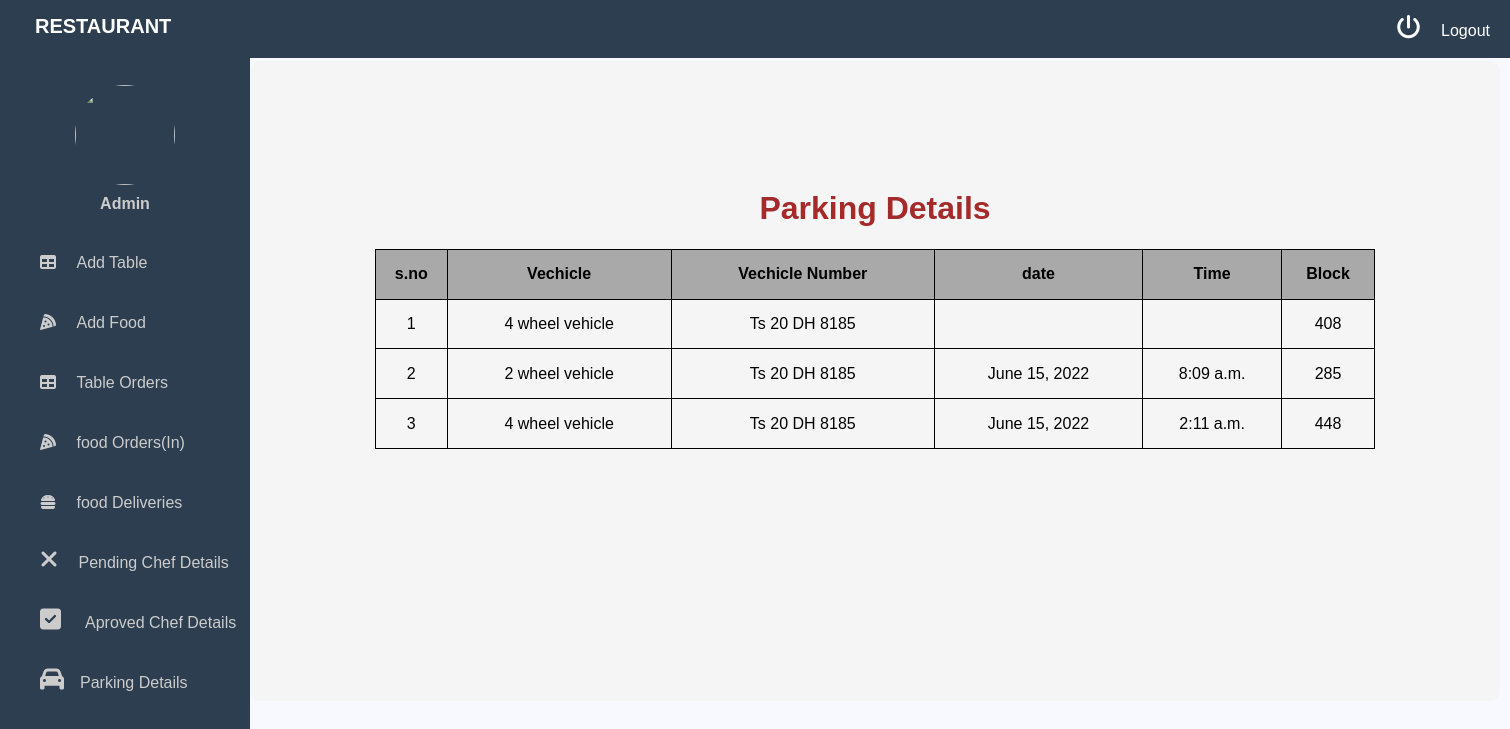
The page /admin-parking-details/ (signed in) on the database its author committed.
### customer/models.py (models this page shows, shortened)
class FoodOrder(models.Model):
    customer=models.ForeignKey(Customer,on_delete=models.CASCADE,null=True)
    food=models.ForeignKey(ReserveFood,on_delete=models.CASCADE,null=True)
    table=models.ForeignKey(TableOrder,on_delete=models.CASCADE,null=True,blank=True)
    checked=models.BooleanField(blank=True,null=True)
    food_quantity=models.IntegerField(choices=quantity,null=True,blank=True)
    total_price=models.IntegerField(null=True,blank=True)
    parking=models.ForeignKey(Parking,on_delete=models.CASCADE,null=True,blank=True)
    address1=models.CharField(max_length=400,blank=True)
    address2=models.CharField(max_length=400,blank=True)
    city=models.CharField(max_length=400,blank=True)
    state=models.CharField(max_length=200,blank=True)
    pincode=models.PositiveIntegerField(null=True,blank=True)

class Parking(models.Model):
    customer=models.ForeignKey(Customer,on_delete=models.CASCADE)
    vehicle_type=models.CharField(max_length=100)
    vehicle_number=models.CharField(max_length=100)
    block=models.PositiveIntegerField(null=True)
    price=models.PositiveIntegerField(null=True)

class TableOrder(models.Model):
    table=models.ForeignKey(ReserveTable,on_delete=models.CASCADE,null=True)
    customer=models.ForeignKey(Customer,on_delete=models.CASCADE,null=True)
    seater=models.IntegerField(choices=seater_choices,null=True)
    date=models.DateField(null=True)
    pre_time=models.TimeField(null=True)
    time=models.TimeField(null=True)
    out_time=models.TimeField(null=True)

### core/views.py (the view)
# urls.py: path('admin-parking-details/',views.admin_parking_details,name='admin-parking-details'),
@login_required(login_url='admin-sign-in')
def admin_parking_details(request):
    food_orders=FoodOrder.objects.filter(~Q(parking=None))
    return render(request,'admin/parking.html',{'foodorders':food_orders})

### templates/admin/parking.html (shortened to what this page needs)
<!DOCTYPE html>
<html lang="en">
<head>
    <link rel="stylesheet" href=" https://cdnjs.cloudflare.com/ajax/libs/font-awesome/5.12.1/css/all.min.css">
    <link rel="stylesheet" href="https://cdnjs.cloudflare.com/ajax/libs/font-awesome/4.7.0/css/font-awesome.min.css">
</head>
<body>
{% include 'admin/base.html' %}
<div class="container"><br><br><br><br><br><br>
<center><h1> Parking Details</h1></center>
<table border="1" height="200" width="1000" align="center" >
<tr align="center" background-color="blue">
    <th >s.no</th>  <th>Vechicle</th>   <th>Vechicle Number </th>  <th>date</th><th>Time</th>   <th>Block</th>
</tr>
{% for food in foodorders %}
{% if food.parking %}
<tr align="center" >
    <td>{{forloop.counter}}</td>  <td>{{food.parking.vehicle_type}}</td>   <td>{{food.parking.vehicle_number}}</td>  <td>{{food.table.date}}</td> <td>{{food.table.time}}</td>  <td>{{food.parking.block}}</td>
</tr>
{% endif %}
{% endfor %}
</div>
</body>
</html>

### templates/admin/parking.html (style rules this page uses)
body { margin: 0; font-family: Arial, Helvetica, sans-serif; background-color: ghostwhite; }
.container { background-color: whitesmoke; margin-left: 250px; height:640px; margin-top: 25px; width: 1250px; border-radius: 10px; box-shadow:4px; }
h1 { color:brown; }
table, th, td { border: 1px solid black; border-collapse: collapse; border-color: black; }
th { background-color: darkgray; }

### templates/admin/base.html (style rules this page uses)
body { margin: 0; font-family: Arial, Helvetica, sans-serif; background-color: ghostwhite; }

### rows shown on the page
FoodOrder: parking.vehicle_type "4 wheel vehicle", parking.vehicle_number "Ts 20 DH 8185", parking.block "408"
FoodOrder: parking.vehicle_type "2 wheel vehicle", parking.vehicle_number "Ts 20 DH 8185", table "June 15, 2022", table.time "8:09 a.m.", parking.block "285"
FoodOrder: parking.vehicle_type "4 wheel vehicle", parking.vehicle_number "Ts 20 DH 8185", table "June 15, 2022", table.time "2:11 a.m.", parking.block "448"
